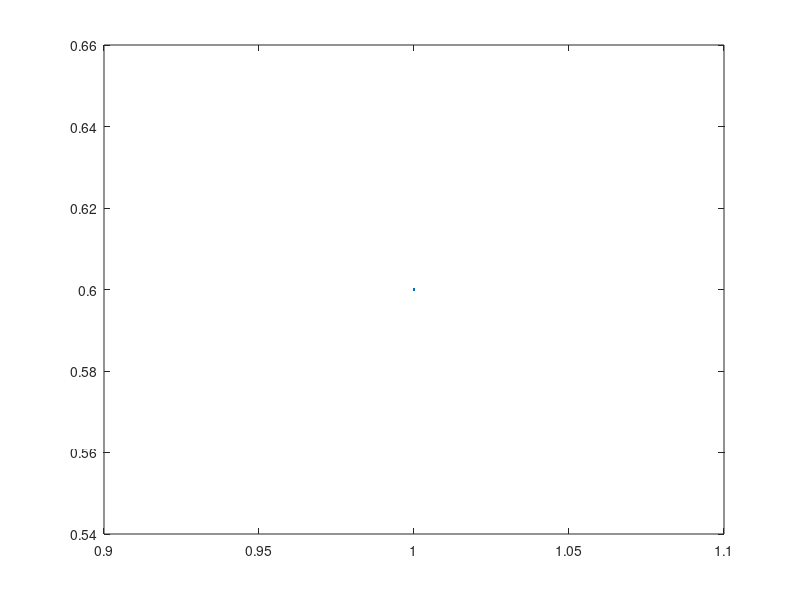
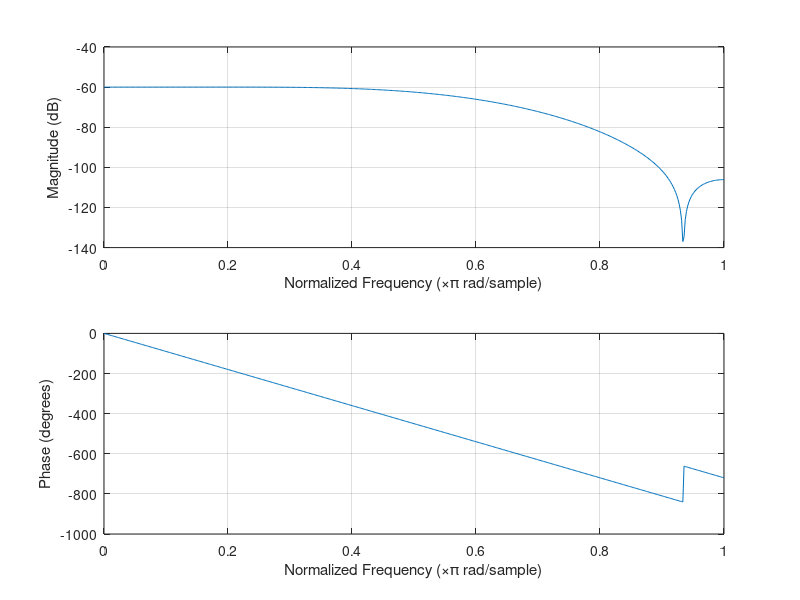

Reproduce these figures in MATLAB, in order.
function y = myFIR()
  # cutoffFreq, type, order ,fs, f0, f1
  pkg load signal;
 % The filter type can be specified with one of the following strings:
 % "low", "high", "stop", "pass", "bandpass", "DC-0", or "DC-1". The default is
 % "low" if cutoffFreq is a scalar,
 % "pass" if cutoffFreq is a pair, or "DC-0" if cutoffFreq is a vector with
 % more than 2 elements.

 cutoff_freq = 300;
 fs = 1000;
 filter_type = "low";
 order = 10;

%Normalize cutoff
normal_cutoff = cutoff_freq / (0.5 * fs);
figure;
plot(normal_cutoff)
%FIR typed Pass Filter

imp_response = fir1(order, normal_cutoff, filter_type);

figure
freqz(imp_response, fs, []);

end
